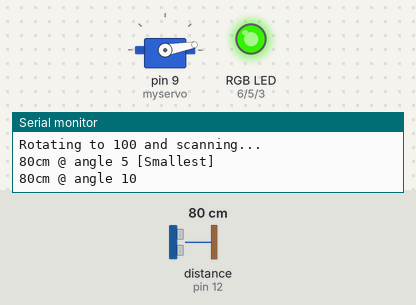
Simulated run of this sketch. Board: Arduino Uno, built with avr-gcc and run on an emulated ATmega328P. On the bench: servo, an RGB LED mixed from three pins (HIGH = lit), the last lines printed to the serial monitor. Inputs (shaded band) come from the test bench; at power-on: distance to the obstacle (sensor on pin 12) 80 cm. The echo pulse lasts 58.3 µs per cm.

Above: at 2.2 s.
2.3 s: distance to the obstacle (sensor on pin 12) set to 2 cm
At 2.48 s:
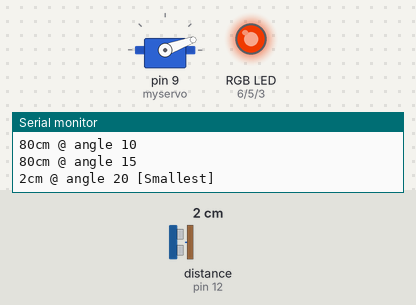
At 2.98 s:
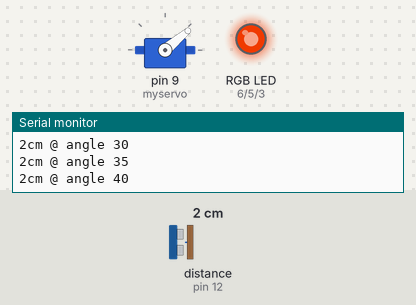
5.3 s: distance to the obstacle (sensor on pin 12) set to 4 cm
At 9.3 s:
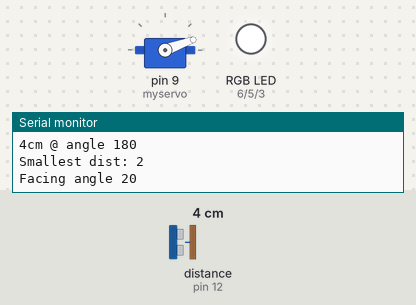
Timing chart, 0 to 16.1 s (numbered marks = the images above; inputs shaded):
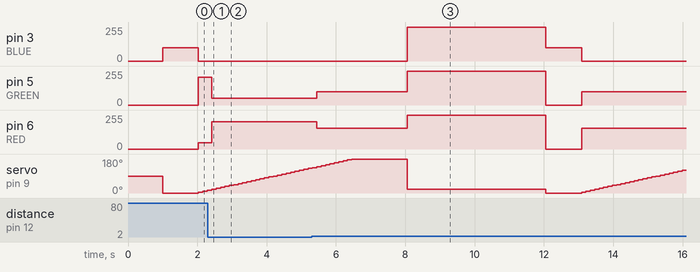

The sketch:

Sonar.ino
```cpp
#include <pitches.h>
#include <Servo.h>

//www.elegoo.com
//2016.12.08
#include "SR04.h"
#define TRIG_PIN 12
#define ECHO_PIN 11

// Define Pins
#define BLUE 3
#define GREEN 5
#define RED 6

SR04 sr04 = SR04(ECHO_PIN, TRIG_PIN);
long a;

int smallestDist;
int smallestAng;

// define variables
int redValue;
int greenValue;
int blueValue;

float tick = 0;

Servo myservo;

void setup() {
  Serial.begin(9600);
  delay(1000);

  myservo.attach(9);
  myservo.write(90);

  pinMode(RED, OUTPUT);
  pinMode(GREEN, OUTPUT);
  pinMode(BLUE, OUTPUT);
  digitalWrite(RED, HIGH);
  digitalWrite(GREEN, LOW);
  digitalWrite(BLUE, LOW);

  setLED(100, 0, 0);
}

void loop() {

  tick = tick + 0.01;


  smallestDist = 9999;
  Serial.println("Set dist to 9999");

  scan();

  delay(1000);

  faceNear();

  delay(1000);

}

void scan() {

  setLED(0, 0, 100);

  Serial.println("Rotating to 0");

  myservo.write(0);

  Serial.println("Waiting...");

  delay(1000);

  Serial.println("Rotating to 100 and scanning...");

  int ang = myservo.read(); // 0

  //myservo.write(100);

  for (int i = 0; i < 36; i++) {
    a = sr04.Distance();

    ang += 5;
    myservo.write(ang);

    Serial.print(a);
    Serial.print("cm");
    Serial.print(" @ angle ");
    Serial.print(myservo.read());

    setLED(255 - orZero(25 * a), orZero(25 * a), 0);

    if (a < smallestDist) {
      smallestAng = myservo.read();
      smallestDist = a;

      Serial.println(" [Smallest]");
    } else {
      Serial.println();
    }

    delay(100);

  }

  delay(500);
}

void faceNear() {

  setLED(255, 255, 255);

  Serial.print("Smallest dist: ");
  Serial.println(smallestDist);
  Serial.print("Facing angle ");
  Serial.println(smallestAng);

  myservo.write(smallestAng);

  delay(3000);

}

void setLED(int r, int g, int b) {
  analogWrite(RED, r);
  analogWrite(GREEN, g);
  analogWrite(BLUE, b);
}

int orZero(int val) {
  if(val > 0) {
    return val;
  } else {
    return 0;
  }
}
```

Measured:
- after the input at 2.3 s, pin 5 (GREEN): 208/255 → 50/255 after 0.12 s; pin 6 (RED): 47/255 → 205/255 after 0.12 s
